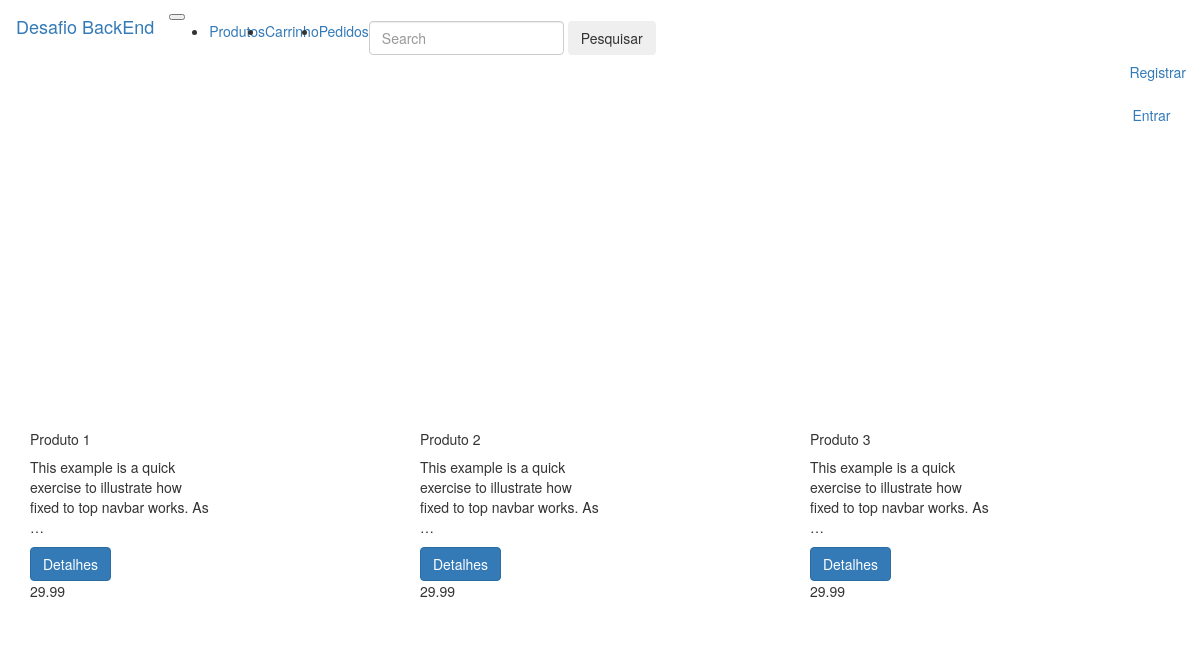
Screenshot of /products/ with the database file from the repository.
### products/models.py (models this page shows, shortened)
class ProductImage(models.Model):
	product = models.ForeignKey(Product)
	image = models.ImageField(upload_to='products/images/')
	featured = models.BooleanField(default=False)
	thumbnail = models.BooleanField(default=False)
	updated = models.DateTimeField(auto_now_add=False, auto_now=True)
	active = models.BooleanField(default=True)

class Product(models.Model):
	title = models.CharField(max_length=120, null=False, blank=False)
	description = models.TextField(null=True, blank=True)
	price = models.DecimalField(decimal_places=2, max_digits=100, default=29.99)
	stock = models.IntegerField(default=100)
	sale_price = models.DecimalField(decimal_places=2, max_digits=100, null=True, blank=True)
	slug = models.SlugField(unique=True)
	timestamp = models.DateTimeField(auto_now_add=True, auto_now=False)
	updated = models.DateTimeField(auto_now_add=False, auto_now=True)
	active = models.BooleanField(default=True)
	class Meta:
		unique_together = ('title', 'slug')

### products/views.py (the view)
# urls.py: url(r'^products/$', views.all, name='products'),
def all(request):
	products = Product.objects.all()
	context = {'products': products}
	template = 'products/all.html'
	return render(request, template, context)

### templates/products/all.html (shortened to what this page needs)
{% extends 'base.html' %}
{% load staticfiles %}
{% block content %}
  	<div class="row">
	  	{% for product in products %}
	  	<div class="col-sm-4">
	  		<div class="card pt-3" style="width: 18rem;">
			  	{% if product.productimage_set.all  %}
	  			{% for item in product.productimage_set.all %}
	  				{% if item.featured %}
	  				<div style="
	  					width: 240px;
	  					height: 260px;
	  					background-image: url('{{ MEDIA_URL }}{{ item.image.url }}');
	  					background-repeat: no-repeat;
	  					margin: 0 auto;
	  					background-size: cover;
	  					background-position: center;">
	  				</div>
	  				{% endif %}
	  			{% endfor %}
	  			{% else %}
	  			<img class="img-responsive" src="{% static 'img/placeholder.jpg' %}" />
	  			{% endif %}
			  	<div class="card-body">
			  		<h5 class="card-title">{{ product.title }}</h5>
				   	<p class="card-text">{{ product.description|truncatewords:15 }}</p>
				    <a href='{% url "single_product" product.slug %}' class="btn btn-primary">Detalhes</a>
			  	</div>
			</div>
	  		{{ product.price }}
	  	</div>
	  	{% cycle "" "" "</div></br></hr><div class='row'>" %}
	  	{% endfor %}
{% endblock %}

### rows the page displays
Product: title "Produto 1", description "This example is a quick exercise to illustrate how fixed to top navbar works. As …", price "29.99"
Product: title "Produto 2", description "This example is a quick exercise to illustrate how fixed to top navbar works. As …", price "29.99"
Product: title "Produto 3", description "This example is a quick exercise to illustrate how fixed to top navbar works. As …", price "29.99"
